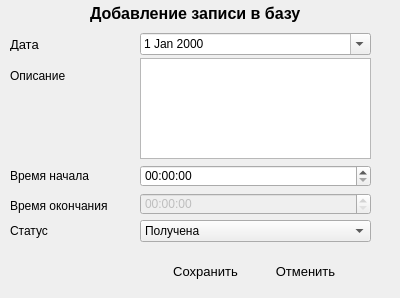
<?xml version="1.0" encoding="UTF-8"?>
<ui version="4.0">
 <class>DialogFormTask</class>
 <widget class="QDialog" name="DialogFormTask">
  <property name="windowModality">
   <enum>Qt::ApplicationModal</enum>
  </property>
  <property name="geometry">
   <rect>
    <x>0</x>
    <y>0</y>
    <width>400</width>
    <height>298</height>
   </rect>
  </property>
  <property name="maximumSize">
   <size>
    <width>400</width>
    <height>300</height>
   </size>
  </property>
  <property name="windowTitle">
   <string>Работа с записями</string>
  </property>
  <widget class="QLabel" name="CaptionLabel">
   <property name="geometry">
    <rect>
     <x>90</x>
     <y>-2</y>
     <width>221</width>
     <height>31</height>
    </rect>
   </property>
   <property name="font">
    <font>
     <pointsize>12</pointsize>
     <weight>75</weight>
     <bold>true</bold>
    </font>
   </property>
   <property name="text">
    <string>Добавление записи в базу</string>
   </property>
  </widget>
  <widget class="QLabel" name="label_2">
   <property name="geometry">
    <rect>
     <x>10</x>
     <y>38</y>
     <width>47</width>
     <height>13</height>
    </rect>
   </property>
   <property name="font">
    <font>
     <pointsize>10</pointsize>
    </font>
   </property>
   <property name="text">
    <string>Дата</string>
   </property>
  </widget>
  <widget class="QLabel" name="label">
   <property name="geometry">
    <rect>
     <x>10</x>
     <y>68</y>
     <width>61</width>
     <height>16</height>
    </rect>
   </property>
   <property name="styleSheet">
    <string notr="true">font: 10pt &quot;MS Shell Dlg 2&quot;;</string>
   </property>
   <property name="text">
    <string>Описание</string>
   </property>
  </widget>
  <widget class="QLabel" name="label_3">
   <property name="geometry">
    <rect>
     <x>10</x>
     <y>168</y>
     <width>91</width>
     <height>16</height>
    </rect>
   </property>
   <property name="styleSheet">
    <string notr="true">font: 10pt &quot;MS Shell Dlg 2&quot;;</string>
   </property>
   <property name="text">
    <string>Время начала</string>
   </property>
  </widget>
  <widget class="QLabel" name="label_4">
   <property name="geometry">
    <rect>
     <x>10</x>
     <y>198</y>
     <width>111</width>
     <height>16</height>
    </rect>
   </property>
   <property name="styleSheet">
    <string notr="true">font: 10pt &quot;MS Shell Dlg 2&quot;;</string>
   </property>
   <property name="text">
    <string>Время окончания</string>
   </property>
  </widget>
  <widget class="QLabel" name="label_5">
   <property name="geometry">
    <rect>
     <x>10</x>
     <y>223</y>
     <width>71</width>
     <height>16</height>
    </rect>
   </property>
   <property name="styleSheet">
    <string notr="true">font: 10pt &quot;MS Shell Dlg 2&quot;;</string>
   </property>
   <property name="text">
    <string>Статус</string>
   </property>
  </widget>
  <widget class="QDateEdit" name="dateEditTask">
   <property name="geometry">
    <rect>
     <x>140</x>
     <y>33</y>
     <width>231</width>
     <height>22</height>
    </rect>
   </property>
   <property name="calendarPopup">
    <bool>true</bool>
   </property>
  </widget>
  <widget class="QTextEdit" name="textEditTask">
   <property name="geometry">
    <rect>
     <x>140</x>
     <y>58</y>
     <width>231</width>
     <height>101</height>
    </rect>
   </property>
  </widget>
  <widget class="QTimeEdit" name="timeEditStart">
   <property name="geometry">
    <rect>
     <x>140</x>
     <y>165</y>
     <width>231</width>
     <height>22</height>
    </rect>
   </property>
  </widget>
  <widget class="QTimeEdit" name="timeEditEnd">
   <property name="enabled">
    <bool>false</bool>
   </property>
   <property name="geometry">
    <rect>
     <x>140</x>
     <y>193</y>
     <width>231</width>
     <height>22</height>
    </rect>
   </property>
  </widget>
  <widget class="QComboBox" name="comboBoxTaskStatus">
   <property name="geometry">
    <rect>
     <x>140</x>
     <y>220</y>
     <width>231</width>
     <height>22</height>
    </rect>
   </property>
   <item>
    <property name="text">
     <string>Получена</string>
    </property>
   </item>
   <item>
    <property name="text">
     <string>Начата</string>
    </property>
   </item>
   <item>
    <property name="text">
     <string>Завершена</string>
    </property>
   </item>
  </widget>
  <widget class="QPushButton" name="ButtonSave">
   <property name="geometry">
    <rect>
     <x>160</x>
     <y>260</y>
     <width>91</width>
     <height>23</height>
    </rect>
   </property>
   <property name="font">
    <font>
     <pointsize>10</pointsize>
    </font>
   </property>
   <property name="cursor">
    <cursorShape>PointingHandCursor</cursorShape>
   </property>
   <property name="text">
    <string>Сохранить</string>
   </property>
   <property name="icon">
    <iconset>
     <normaloff>icons/save48.png</normaloff>icons/save48.png</iconset>
   </property>
   <property name="flat">
    <bool>true</bool>
   </property>
  </widget>
  <widget class="QPushButton" name="ButtonCancel">
   <property name="geometry">
    <rect>
     <x>260</x>
     <y>260</y>
     <width>91</width>
     <height>23</height>
    </rect>
   </property>
   <property name="font">
    <font>
     <pointsize>10</pointsize>
    </font>
   </property>
   <property name="cursor">
    <cursorShape>PointingHandCursor</cursorShape>
   </property>
   <property name="text">
    <string>Отменить</string>
   </property>
   <property name="icon">
    <iconset>
     <normaloff>icons/delete48.png</normaloff>icons/delete48.png</iconset>
   </property>
   <property name="flat">
    <bool>true</bool>
   </property>
  </widget>
 </widget>
 <resources/>
 <connections/>
</ui>
